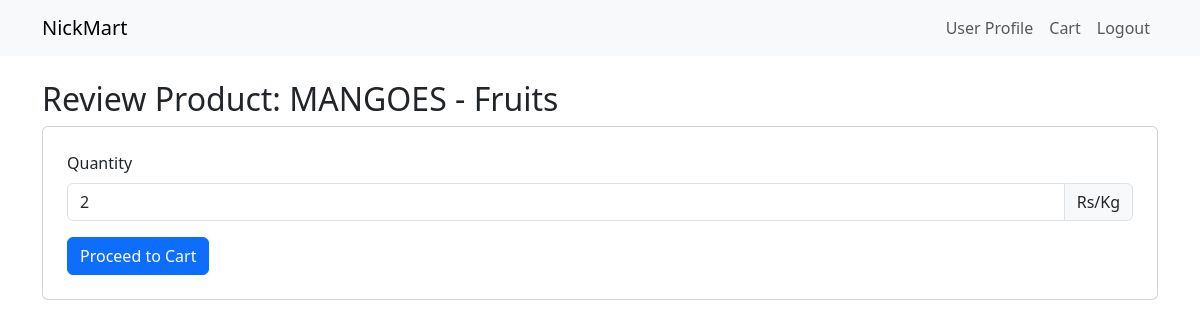
Screenshot of /user-dashboard/review-product/2 (signed in) with the database file from the repository.
### app.py (models this page shows)
class Product(db.Model):
    id = db.Column(db.Integer, primary_key=True)
    name = db.Column(db.String(255), nullable=False)
    manufacture_date = db.Column(db.Date)
    expiry_date = db.Column(db.Date)
    unit = db.Column(db.String(50))
    rate_per_unit = db.Column(db.String(50))  # For example, "Rs/Kg", "Rs/Litre"
    price = db.Column(db.Float, nullable=False)
    available_quantity = db.Column(db.Float, nullable=False)
    category_id = db.Column(db.Integer, db.ForeignKey('category.id'), nullable=False)
    carts = db.relationship('Cart', backref='product', lazy=True)
    user_products = db.relationship('UserProduct', backref='product', lazy=True)

class Category(db.Model):
    id = db.Column(db.Integer, primary_key=True)
    name = db.Column(db.String(255), nullable=False, unique=True)
    products = db.relationship('Product', backref='category', lazy=True)

### app.py (the view, shortened to what this page needs)
@app.route('/user-dashboard/review-product/<int:product_id>', methods=['GET', 'POST'])
@login_required
def review_product(product_id):
    product = Product.query.get_or_404(product_id)
    form = BuyProductForm()
    existing_cart_item = Cart.query.filter_by(user=current_user, product=product).first()
    form.quantity.data = existing_cart_item.quantity if existing_cart_item else 1
    return render_template('review_product.html', product=product, form=form)

### app.py
class BuyProductForm(FlaskForm):
    quantity = IntegerField('Quantity', validators=[InputRequired(), NumberRange(min=1)])
    submit = SubmitField('Buy')

### app.py (called while the page is built)
@login_manager.user_loader
def load_user(user_id):
    return db.session.get(Users, int(user_id))

### templates/review_product.html (shortened to what this page needs)
<!doctype html>
<html lang="en">
<head>
    <link href="https://cdn.jsdelivr.net/npm/bootstrap@5.3.1/dist/css/bootstrap.min.css" rel="stylesheet">
</head>
<body>
    <nav class="navbar navbar-expand-lg navbar-light bg-light">
        <div class="container">
            <a class="navbar-brand" href="#">NickMart</a>
            <div class="navbar-collapse justify-content-end">
                <ul class="navbar-nav">
                    <li class="nav-item">
                        <a class="nav-link" href="{{url_for('user_profile')}}">User Profile</a>
                    </li>
                    <li class="nav-item">
                        <a class="nav-link" href="{{url_for('cart')}}">Cart</a>
                    </li>
                    <li class="nav-item">
                        <a class="nav-link" href="{{url_for('logout')}}">Logout</a>
                    </li>
                </ul>
            </div>
        </div>
    </nav>
    <div class="container mt-4">
        <h2>Review Product: {{ product.name }} - {{ product.category.name }}</h2>
        <div class="card p-4">
            <form method="post">
                <div class="mb-3">
                    {{ form.quantity.label(class="form-label") }}
                    <div class="input-group">
                        {{ form.quantity(class="form-control", id="quantityInput") }}
                        <span class="input-group-text">{{ product.unit }}</span>
                    </div>
                </div>
                <button type="submit" class="btn btn-primary">Proceed to Cart</button>
            </form>
        </div>
    </div>
</body>
</html>

### rows the page displays
Product: name "MANGOES", unit "Rs/Kg"
Category: category.name "Fruits"
